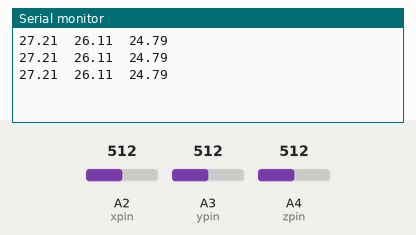
Bench run of a sketch on a simulated Arduino Uno, built with avr-gcc and run on an emulated ATmega328P. Parts: the last lines printed to the serial monitor. The inputs (shaded band) are chosen by the test bench; at power-on: A2 (xpin) = 512, A3 (ypin) = 512, A4 (zpin) = 512.

Above: at 1.3 s.
1.4 s: A2 (xpin) set to 716
At 1.9 s:
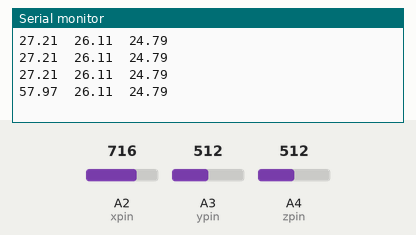
2.9 s: A3 (ypin) set to 716
At 3.4 s:
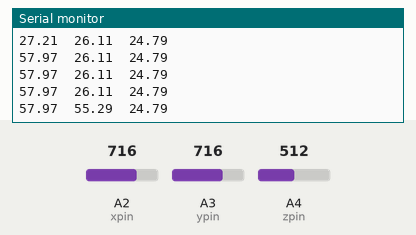
4.4 s: A4 (zpin) set to 716
At 4.9 s:
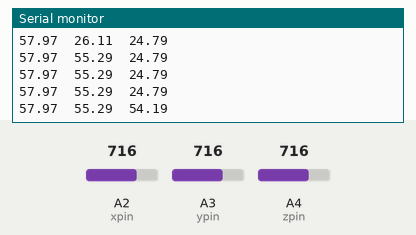
5.9 s: A2 (xpin) set to 900
At 6.4 s:
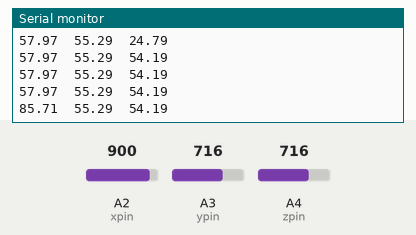
7.4 s: A3 (ypin) set to 900
At 7.9 s:
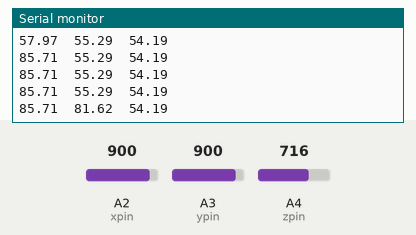
8.9 s: A4 (zpin) set to 900
At 9.4 s:
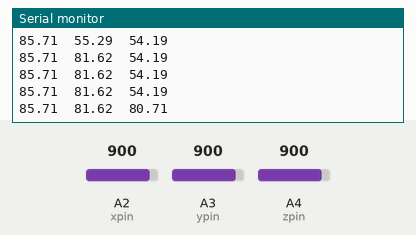
Timing chart, 0 to 11.4 s (numbered marks = the images above; inputs shaded):
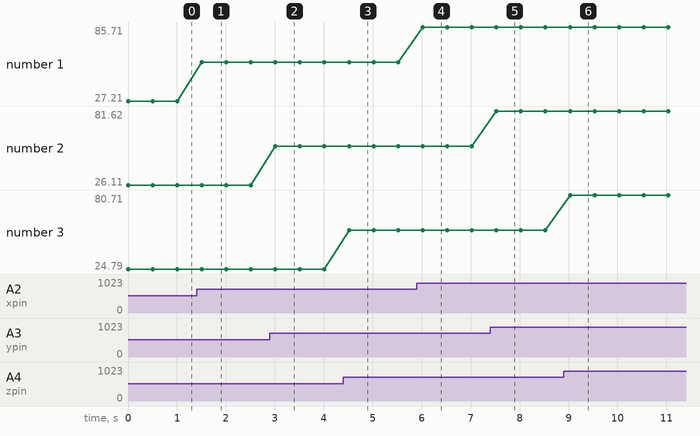

Measured:
- after the input at 1.4 s, the serial monitor: prints a new line after 0.11 s (image 1)
- after the input at 2.9 s, the serial monitor: prints a new line after 0.11 s (image 2)
- after the input at 4.4 s, the serial monitor: prints a new line after 0.12 s (image 3)
- after the input at 5.9 s, the serial monitor: prints a new line after 0.12 s (image 4)
- after the input at 7.4 s, the serial monitor: prints a new line after 0.13 s (image 5)
- after the input at 8.9 s, the serial monitor: prints a new line after 0.13 s (image 6)
- plotted number 1: 27.21 → 57.97 after the input at 1.4 s, 57.97 → 85.71 after the input at 5.9 s
- plotted number 2: 26.11 → 55.29 after the input at 2.9 s, 55.29 → 81.62 after the input at 7.4 s

The sketch:

gyroscopic_sensor.ino
```cpp
/*
ADXL335
note:vcc-->5v ,but ADXL335 Vs is 3.3V
The circuit:
      5V: VCC
analog 1: x-axis
analog 2: y-axis
analog 3: z-axis
*/
const int xpin = 2;                  // x-axis of the accelerometer
const int ypin = 3;                  // y-axis
const int zpin = 4;                  // z-axis (only on 3-axis models)
void setup()
{
 // initialize the serial communications:
 Serial.begin(9600);
}
void loop()
{
 int x = analogRead(xpin);  //read from xpin

 int y = analogRead(ypin);  //read from ypin

 int z = analogRead(zpin);  //read from zpin

float zero_G = 512.0; //ADC is 0~1023  the zero g output equal to Vs/2
                      //ADXL335 power supply by Vs 3.3V
float scale = 102.3;  //ADXL335330 Sensitivity is 330mv/g
                       //330 * 1024/3.3/1000

/*Serial.print(x);
Serial.print("\t");
Serial.print(y);
Serial.print("\t");
Serial.print(z);
Serial.print("\n");*/
Serial.print(((float)x - 331.5)/65*9.8);  //print x value on serial monitor
Serial.print("\t");
Serial.print(((float)y - 329.5)/68.5*9.8);  //print y value on serial monitor
Serial.print("\t");
Serial.print(((float)z - 340)/68*9.8);  //print z value on serial monitor
Serial.print("\n");
delay(500);
}
```
